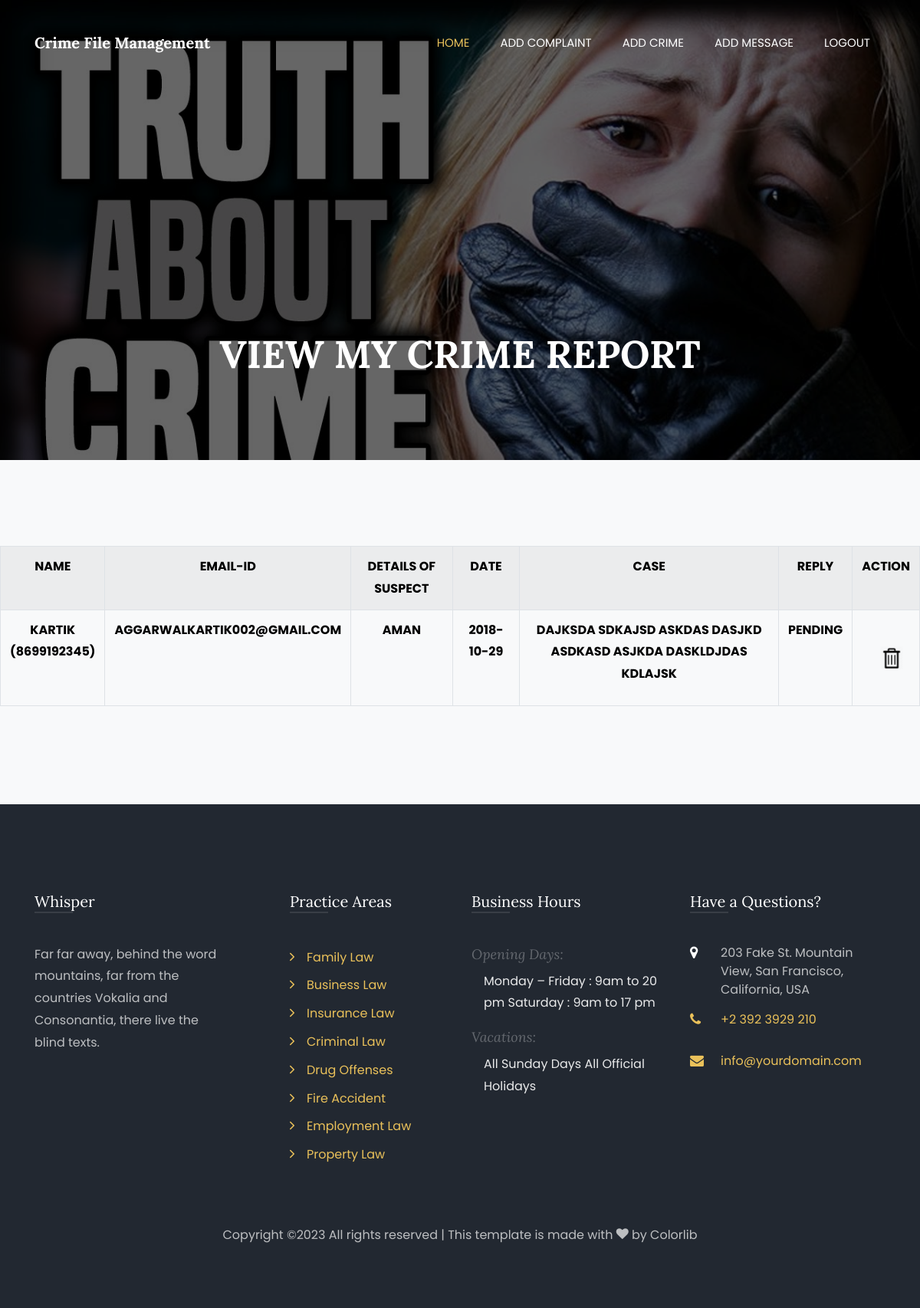
The app's page /s_crime/ (signed in) with its own data.
### crime/models.py (models this page shows, shortened)
class Addcrime(models.Model):
	p_id = models.AutoField(primary_key=True)
	name=models.CharField(max_length=100)
	email=models.CharField(max_length=100)
	no=models.CharField(max_length=100)
	suspect=models.CharField(max_length=100)
	date=models.CharField(max_length=100)
	case1=models.TextField(max_length=500)
	rpy=models.TextField(max_length=500)

### crime/views.py (the view)
# urls.py: path('s_crime/',views.s_crime),
def s_crime(request):
	if request.session.has_key('email'):
		email = request.session['email']
		data=Addcrime.objects.filter(email=email).all()
		return render(request,"template/s_crime.html", {"alldata" : data})
	else:
		return redirect('/login/')

### crime/template/s_crime.html (shortened to what this page needs)
{% load static %}
{% include 'template/usermenu.html' %}
    <section class="hero-wrap hero-wrap-2"
    style="background-image: url({% static 'my/12.jpg' %});" data-stellar-background-ratio="0.5">
      <div class="overlay"></div>
      <div class="container">
        <div class="row no-gutters slider-text align-items-end justify-content-center">
          <div class="col-md-9 ftco-animate pb-5 text-center">
            <h1 class="mb-3 bread">VIEW MY CRIME REPORT</h1>
            <p class="breadcrumbs"><span class="mr-2">
          </div>
        </div>
      </div>
    </section>
   <section class="ftco-section bg-light">
      <div class="container-fluid">
        <div class="row">
          <table class="table table-striped table-bordered">
            <tr>
                <th>Name</th>
                <th>email-id</th>
                <th>DETAILS OF SUSPECT</th>
                <th>date</th>
                <th>Case</th>
                <th>Reply</th>
                <th>Action</th>
              </tr>
              {% for single in alldata %}
                <tr>
                    <th>{{single.name}}<br/>({{single.no}})</th>
                    <th>{{single.email}}</th>
                    <th>{{single.suspect}}</th>
                    <th>{{single.date}}</th>
                    <th>{{single.case1}}</th>
                    <th>{{single.rpy}}</th>
                    <th><a href=" {% url 'delete_crime' pk=single.p_id %}" style="    line-height: 100px;
    text-align: center;
    margin-left: 15px;"><img src="{% static 'my/del.png' %}" height="30" width="30"></a> </th>
                  </tr>
          {% endfor %}
        </table>
        </div>
      </div>
    </section>
    {% include 'template/adminfooter.html' %}

### crime/template/s_crime.html (style rules this page uses)
th { text-align: center; color: black; text-transform: uppercase; }

### records on screen
Addcrime: name "KARTIK", no "8699192345", email "AGGARWALKARTIK002@GMAIL.COM", suspect "AMAN", date "2018-10-29", case1 "DAJKSDA SDKAJSD ASKDAS DASJKD ASDKASD ASJKDA DASKLDJDAS KDLAJSK", rpy "PENDING"
